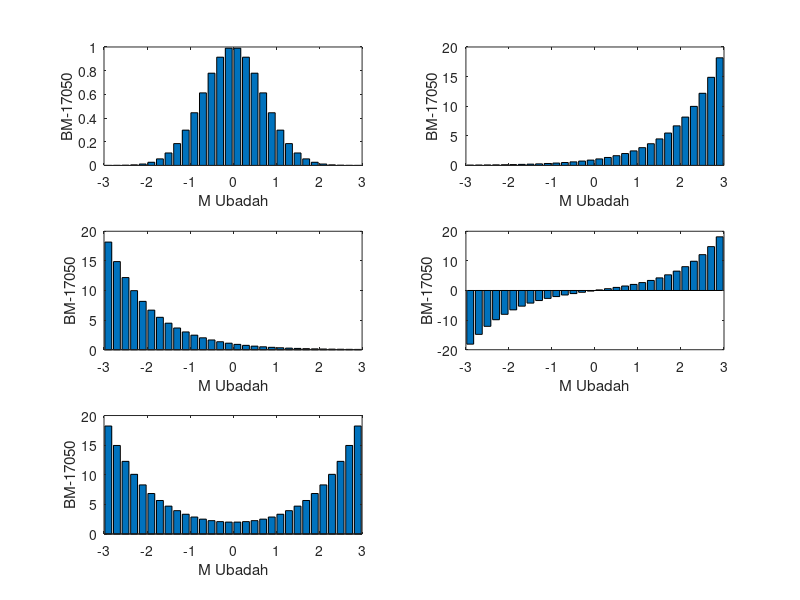

Recreate this plot in MATLAB.
clc;
clear all;
close all;

x = -2.9:0.2:2.9;
subplot(3,2,1)
bar(x,exp(-x.*x));
xlabel("M Ubadah")
ylabel("BM-17050")

subplot(3,2,2)
bar(x,exp(x))
xlabel("M Ubadah")
ylabel("BM-17050")

subplot(3,2,3)
bar(x,exp(-x))
xlabel("M Ubadah")
ylabel("BM-17050")

subplot(3,2,4)
bar(x,exp(x)-exp(-x))
xlabel("M Ubadah")
ylabel("BM-17050")

subplot(3,2,5)
bar(x,exp(x)+exp(-x))
xlabel("M Ubadah")
ylabel("BM-17050")